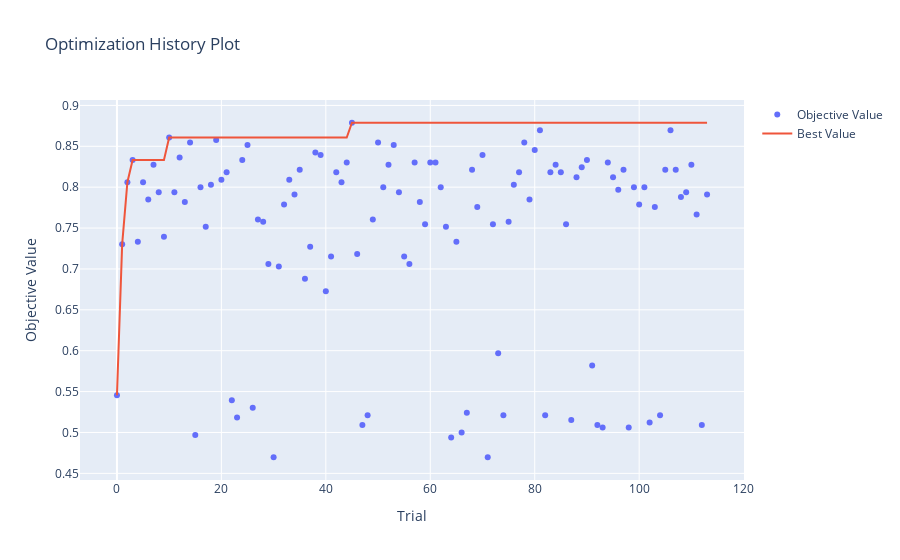

Source (notebook cell):
### Code cell
visualization.plot_optimization_history(study)
